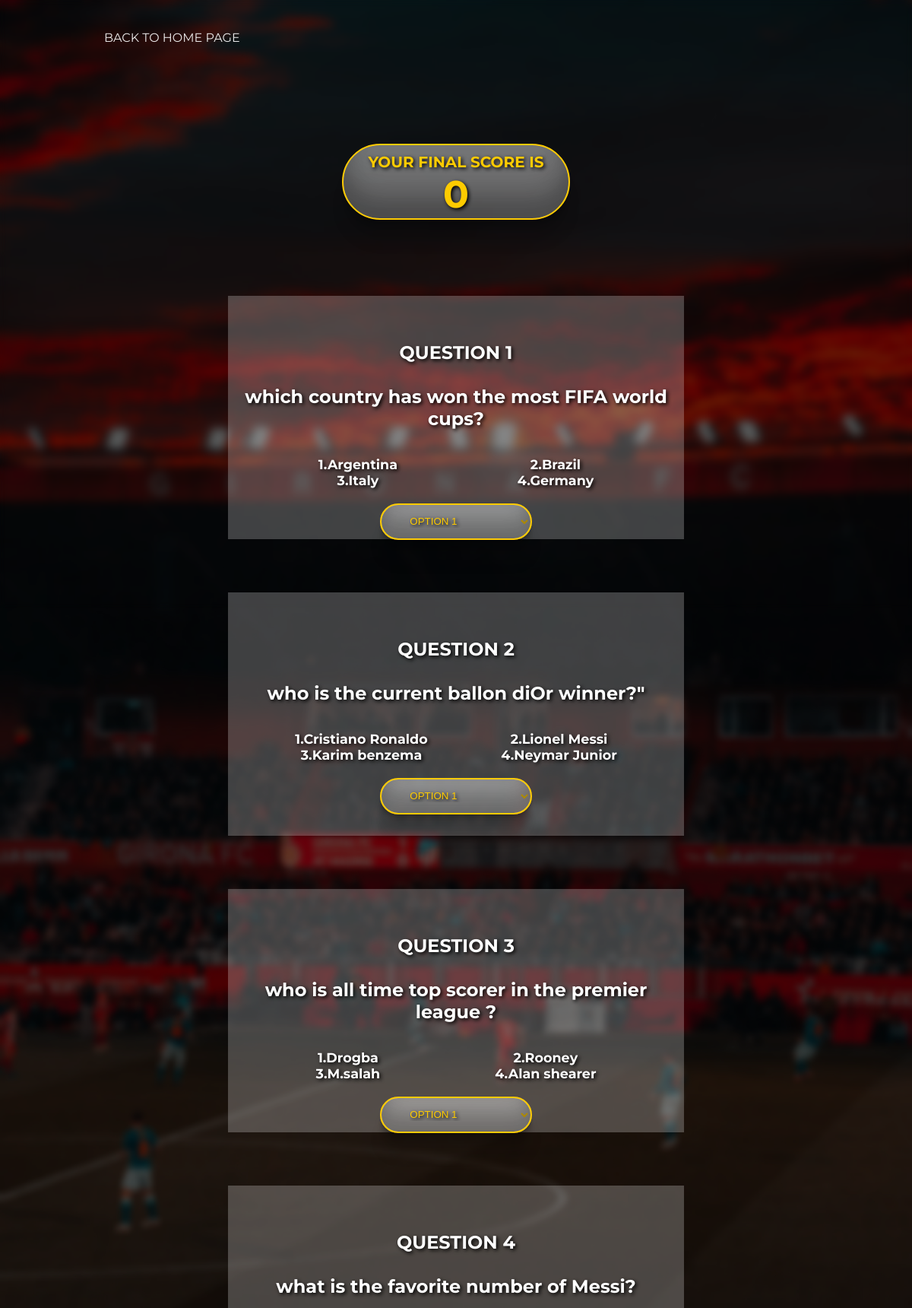
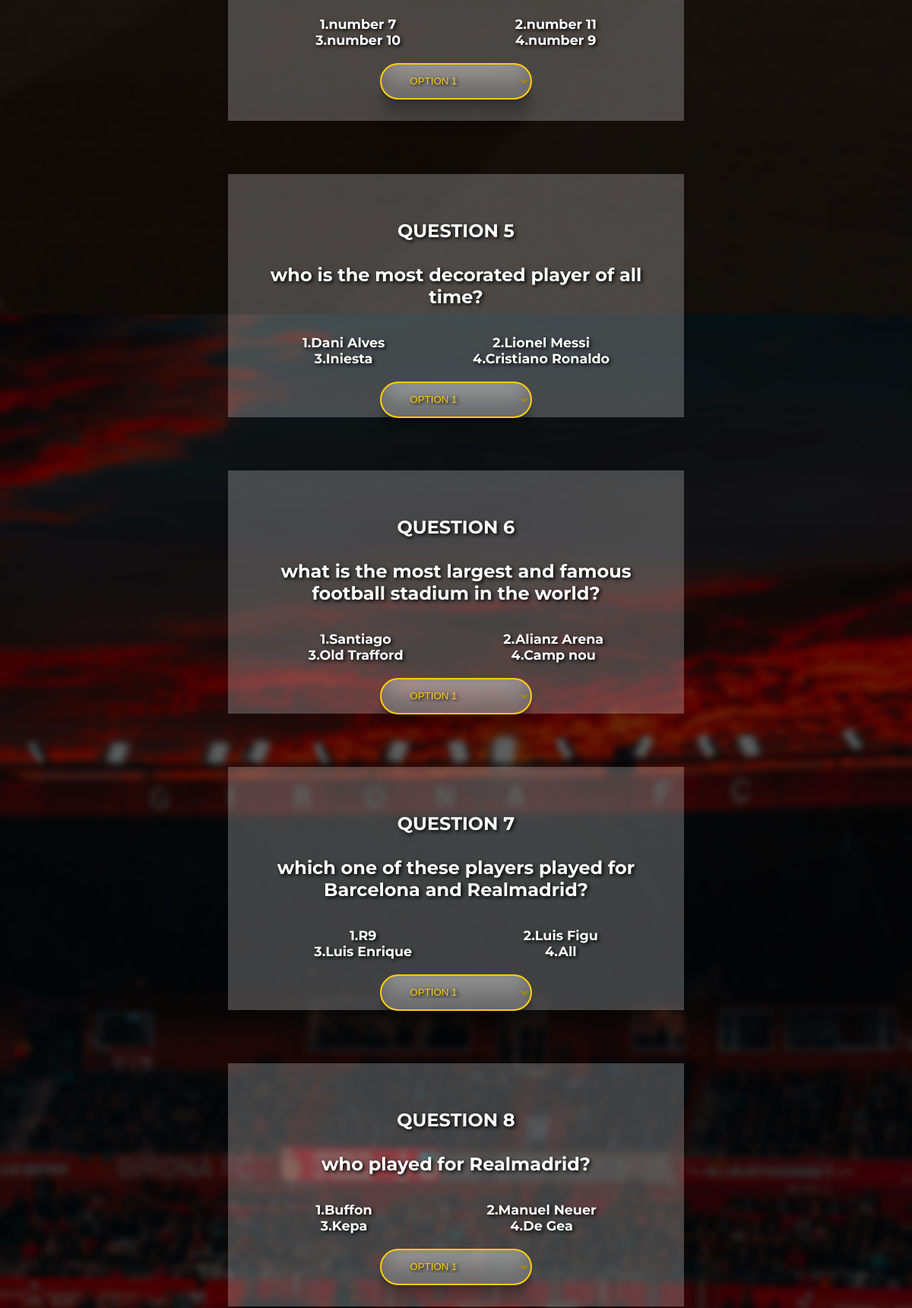
Page /football/ (upper part) on the committed database (2 pictures, top to bottom).
### members/models.py (models this page shows)
class Question_f(models.Model):
  question = models.CharField(max_length=255,null=True)
  correct_answer = models.CharField(max_length=255,null=True)
  answer1 = models.CharField(max_length=255,null=True)
  answer2 = models.CharField(max_length=255,null=True)
  answer3 = models.CharField(max_length=255,null=True)
  answer4 = models.CharField(max_length=255,null=True)

### members/views.py (the view)
# urls.py: path('football/', views.football, name='football'),
def football(request):
      questions=[
         {'ans':'answer_key1',
          'answer':'2'},
         {'ans':'answer_key2',
          'answer':'3'},
         {'ans':'answer_key3',
          'answer':'4'},
         {'ans':'answer_key4',
          'answer':'3'},
         {'ans':'answer_key5',
          'answer':'2'},
         {'ans':'answer_key6',
          'answer':'4'},
         {'ans':'answer_key7',
          'answer':'4'},
         {'ans':'answer_key8',
          'answer':'3'},
         {'ans':'answer_key9',
          'answer':'3'},
         {'ans':'answer_key10',
          'answer':'4'},
      ]
      score=0
      for q in questions:
         user_answer=request.POST.get(q['ans'])
         if str(user_answer)== q['answer']:
            score+=1
      football = Question_f.objects.all().order_by('id')
      data ={
         'total': score ,
         'football': football,
      }
      return render(request,'football.html',data)

### members/templates/football.html (shortened to what this page needs)
{% load static %}
<!DOCTYPE html>
<html lang="en">
<head>
    <link rel="stylesheet" href="{% static 'css/football.css' %}">
</head>
<body>
    <header class="header">
        <nav class="navbar">
            <a href="/">BACK TO HOME PAGE</a>
        </nav>
        <div class="btn" id="btn2"><h1>your final score is <br><span style="font-size: 5rem;"> {{total}}</span></h1></div>
        <div class="questions">
            <div class="container">
                <form action="" method="post">
                    {% for x in football %}
                    <div class="header-content">
                        <div class="header-question">
                            <h1>QUESTION {{x.id}} <BR> <br> {{x.question}}</h1> <br>
                            </div>
                            <div class="header-answer">
                                <div class="answer-1">
                                    <h3>1.{{x.answer1}}</h3>
                                    <h3>3.{{x.answer3}}</h3>
                                </div>
                                <div class="answer-2">
                                    <h3>2.{{x.answer2}}</h3>
                                    <h3>4.{{x.answer4}}</h3>
                                </div>
                            </div>
                            <select name="answer_key{{x.id}}" id="" class="selelct-answer btn">
                                <option value="1">Option 1</option>
                            </select>
                        </div>
                    </div>
                    {% endfor %}
    </header>
</body>
</html>

### members/static/css/football.css (style rules this page uses)
* { margin: 0; padding: 0; box-sizing: border-box; }
html { font-size: 62.5%; }
body { font-family: 'Montserrat', sans-serif; backdrop-filter: blur(4px); background: linear-gradient(rgba(0,0,0,0.6), rgba(0,0,0,0.6)), url("/static/images/football-stadium-3404535_640.jpg"); background-size: cover; background-repeat: repeat-y; }
a { font-size: 1.6rem; text-decoration: none; }
.header { position: relative; height: 100vh; background-position: center; background-size: cover; background-repeat: no-repeat; }
.navbar { padding: 1rem; }
.header .navbar { float: center; margin-top: 1rem; margin-left: 10rem; }
.header .navbar { display: inline-block; padding: 3rem; text-transform: uppercase; }
.navbar a:link, .navbar a:visited { color: #f4f4f4f4; }
.navbar a { padding-bottom: 0.3rem; margin: 0.7rem; }
.navbar::after { content: ''; display: block; clear: both; }
.header-content { max-width: 1200px; width: 90%; margin: auto; text-align: center; margin: 7rem auto; padding: 2rem; backdrop-filter: blur(10px); background-color: rgba(255, 255, 255, 0.24); width: 50vw; height: 40vh; }
.header-question { text-align: center; font-size: 1.2rem; color: white; text-shadow: 2px 2px 5px black; margin-top: 4rem; }
.header-content .header-answer { display: flex; justify-content: space-around; align-items: center; font-size: 1.5rem; margin: 2rem; color: white; text-shadow: 2px 2px 5px black; font-family: 'Montserrat', sans-serif; }
.header-content .selelct-answer { margin-top: 2rem; }
.btn { width: 20rem; margin: 10rem auto; background-color: rgba(255, 255, 255, 0.442); box-shadow: rgba(0, 0, 0, 0.17) 0px -23px 25px 0px inset, rgba(0, 0, 0, 0.15) 0px -36px 30px 0px inset, rgba(0, 0, 0, 0.1) 0px -79px 40px 0px inset, rgba(0, 0, 0, 0.06) 0px 2px 1px, rgba(0, 0, 0, 0.09) 0px 4px 2px, rgba(0, 0, 0, 0.09) 0px 8px 4px, rgba(0, 0, 0, 0.09) 0px 16px 8px, rgba(0, 0, 0, 0.09) 0px 32px 16px; backdrop-filter: blur(10px); display: block; padding: 1em 2.5em; color: rgb(254, 203, 0); text-shadow: 2px 2px 5px black; border: 2px solid rgb(254, 203, 0); text-decoration: none; border-radius: 50px; cursor: pointer; outline: none; text-transform: uppercase; font-weight: 500; }
#btn2 { height: 10rem; width:30rem }
#btn2 h1 { text-align: center; }

### rows in the picture
Question_f: id "1", question "which country has won the most FIFA world cups?", answer1 "Argentina", answer3 "Italy", answer2 "Brazil", answer4 "Germany", answer_key1 "Option 1"
Question_f: id "2", question "who is the current ballon diOr winner?\"", answer1 "Cristiano Ronaldo", answer3 "Karim benzema", answer2 "Lionel Messi", answer4 "Neymar Junior", answer_key2 "Option 1"
Question_f: id "3", question "who is all time top scorer in the premier league ?", answer1 "Drogba", answer3 "M.salah", answer2 "Rooney", answer4 "Alan shearer", answer_key3 "Option 1"
Question_f: id "4", question "what is the favorite number of Messi?", answer1 "number 7", answer3 "number 10", answer2 "number 11", answer4 "number 9", answer_key4 "Option 1"
Question_f: id "5", question "who is the most decorated player of all time?", answer1 "Dani Alves", answer3 "Iniesta", answer2 "Lionel Messi", answer4 "Cristiano Ronaldo", answer_key5 "Option 1"
Question_f: id "6", question "what is the most largest and famous football stadium in the world?", answer1 "Santiago", answer3 "Old Trafford", answer2 "Alianz Arena", answer4 "Camp nou", answer_key6 "Option 1"
Question_f: id "7", question "which one of these players played for Barcelona and Realmadrid?", answer1 "R9", answer3 "Luis Enrique", answer2 "Luis Figu", answer4 "All", answer_key7 "Option 1"
Question_f: id "8", question "who played for Realmadrid?", answer1 "Buffon", answer3 "Kepa", answer2 "Manuel Neuer", answer4 "De Gea", answer_key8 "Option 1"

### other values in the picture
{{ total }} "0"
